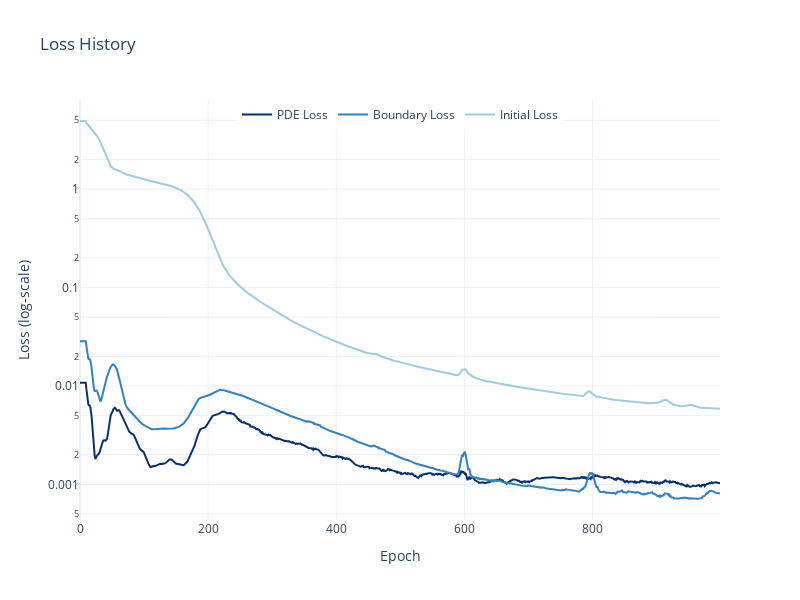

Notebook source saved alongside this figure:
### Code cell
with_ra = trainer.closure.get_state()
plot_loss(with_ra, smooth=True, smooth_window=10)

with_ra_results = compare_with_mc(model, params, n_prices=200,
                          n_simulations=10_000, dtype=dtype, device=device, seed=42)['l2_rel_error']
print("L2 Error: ", with_ra_results*100)

### Figure 1 — Plotly figure (JSON) as saved in the notebook; plotly's stock layout.template omitted (floating-point values rounded to 4 significant figures; data arrays with more than 128 entries replaced by an {"elided": "..."} marker saying what was removed)
{"data": [{"line": {"color": "#08306B"}, "mode": "lines", "name": "PDE Loss", "type": "scatter", "x": {"elided": "1000 int values"}, "y": {"elided": "1000 float values"}}, {"line": {"color": "#3182BD"}, "mode": "lines", "name": "Boundary Loss", "type": "scatter", "x": {"elided": "1000 int values"}, "y": {"elided": "1000 float values"}}, {"line": {"color": "#9ECAE1"}, "mode": "lines", "name": "Initial Loss", "type": "scatter", "x": {"elided": "1000 int values"}, "y": {"elided": "1000 float values"}}], "layout": {"height": 600, "legend": {"orientation": "h", "x": 0.5, "xanchor": "center", "y": 1, "yanchor": "top"}, "title": {"text": "Loss History"}, "width": 800, "xaxis": {"title": {"text": "Epoch"}}, "yaxis": {"title": {"text": "Loss (log‑scale)"}, "type": "log"}}}
